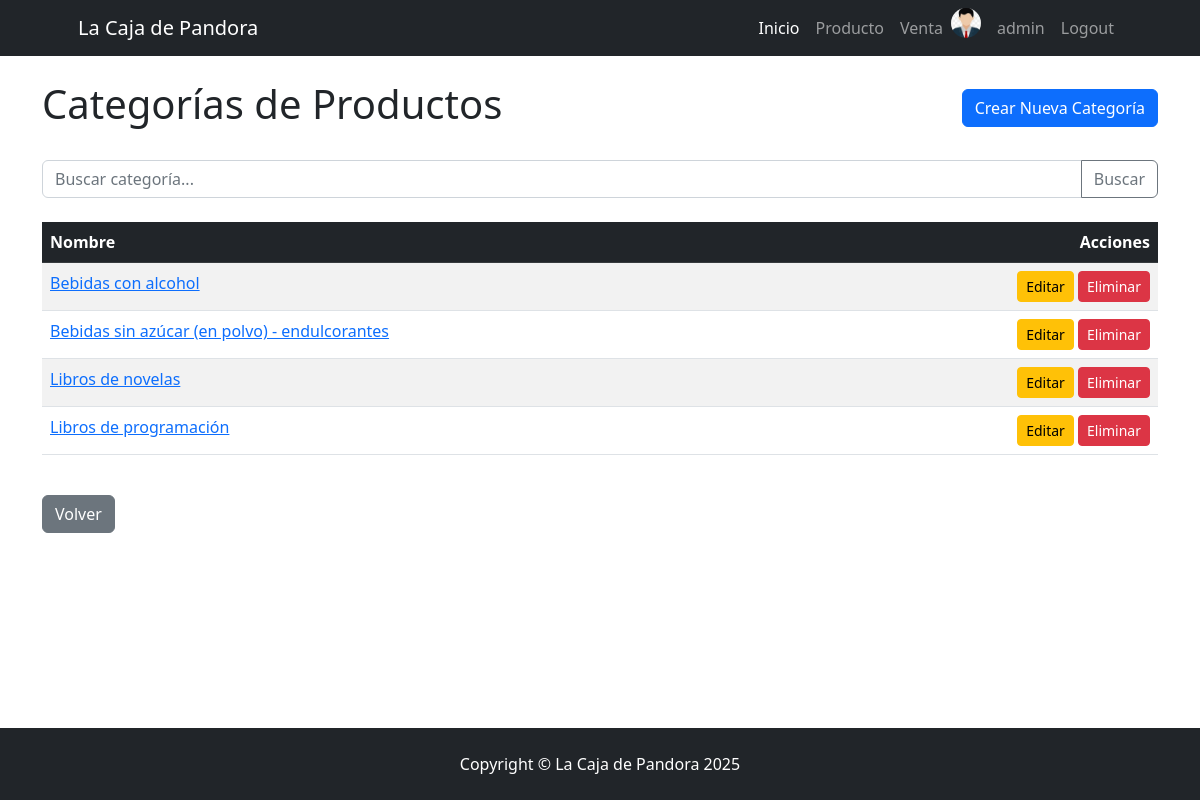
The app's page /producto/categoria/ (signed in) with its own data.
### venta/models.py (models this page shows, shortened)
class Vendedor(models.Model):
    usuario = models.OneToOneField(User, on_delete=models.CASCADE, related_name="vendedor")
    celular = models.CharField(max_length=50)
    avatar = models.ImageField(upload_to="avatares", blank=True, null=True)

### producto/models.py (models this page shows, shortened)
class Categoria(models.Model):
    nombre = models.CharField(max_length=200, unique=True)
    descripcion = models.TextField(verbose_name="descripción", null=True, blank=True)
    class Meta:
        ordering = ["nombre"]
        verbose_name = "Categoría de Producto"
        verbose_name_plural = "Categorías de Productos"

### producto/views/categoria.py (the view)
class CategoriaList(ListView):
    model = models.Categoria
    def get_queryset(self) -> QuerySet[Any]:
        busqueda = self.request.GET.get("busqueda")
        if busqueda:
            queryset = models.Categoria.objects.filter(nombre__icontains=busqueda)
        else:
            queryset = super().get_queryset()
        return queryset

### producto/templates/producto/categoria_list.html (shortened to what this page needs)
{% extends 'core/base.html' %}
{% block content %}
    <div class="d-flex justify-content-between align-items-center mb-4">
        <h1>Categorías de Productos</h1>
        <a href="{% url 'producto:categoria_create' %}" class="btn btn-primary">
            Crear Nueva Categoría
        </a>
    </div>
    <form method="get" class="mb-4">
        <div class="input-group">
            <input type="text" name="busqueda" class="form-control" placeholder="Buscar categoría..." value="{{ request.GET.busqueda }}">
            <button class="btn btn-outline-secondary" type="submit">Buscar</button>
        </div>
    </form>
    {% if object_list %}
        <div class="table-responsive">
            <table class="table table-striped table-hover">
                <thead class="table-dark">
                    <tr>
                        <th scope="col">Nombre</th>
                        <th scope="col" class="text-end">Acciones</th>
                    </tr>
                </thead>
                <tbody>
                    {% for categoria in object_list %}
                        <tr>
                            <td>
                                <a href="{% url 'producto:categoria_detail' categoria.id %}">{{ categoria.nombre }}</a>
                            </td>
                            <td class="text-end">
                                <a href="{% url 'producto:categoria_update' categoria.id %}" class="btn btn-warning btn-sm">Editar</a>
                                <a href="{% url 'producto:categoria_delete' categoria.id %}" class="btn btn-danger btn-sm">Eliminar</a>
                            </td>
                        </tr>
                    {% endfor %}
                </tbody>
            </table>
        </div>
    {% else %}
        <div class="alert alert-info text-center" role="alert">
            No se encontraron categorías. ¡Intenta crear una nueva!
        </div>
    {% endif %}
    <div class="mt-4">
        <a href="{% url 'producto:index' %}" class="btn btn-secondary">Volver</a>
    </div>
{% endblock content %}

### templates/navbar.html (shortened to what this page needs)
<nav class="navbar navbar-expand-lg navbar-dark bg-dark">
    <div class="container px-5">
        <a class="navbar-brand" href="{% url 'core:index' %}">La Caja de Pandora</a>
        <div class="collapse navbar-collapse" id="navbarSupportedContent">
            <ul class="navbar-nav ms-auto mb-2 mb-lg-0">
                <li class="nav-item"><a class="nav-link active" aria-current="page" href="{% url 'core:index' %}">Inicio</a></li>
                {% if user.is_authenticated %}
                    <li class="nav-item"><a class="nav-link" href="{% url 'producto:index' %}">Producto</a></li>
                    <li class="nav-item"><a class="nav-link" href="{% url 'venta:index' %}">Venta</a></li>
                    {% if user.vendedor.avatar %}
                        <img src="{{ user.vendedor.avatar.url }}" alt="avatar" class="rounded-circle me-2" style="height: 30px; width: 30px; object-fit: cover;">
                    {% else %}
                        <i class="bi bi-person-circle fs-4 me-2">😊</i>
                    {% endif %}
                    <li class="nav-item"><a class="nav-link" href="{% url 'core:profile' %}">{{ user.username }}</a></li>
                    <form action="{% url 'core:logout' %}" method="post">
                        <li class="nav-item"><button class="nav-link" type="submit">Logout</button></li>
                    </form>
                {% else %}
                    <li class="nav-item"><a class="nav-link" href="{% url 'core:login' %}">Login</a></li>
                    <li class="nav-item"><a class="nav-link" href="{% url 'core:register' %}">Registrarse</a></li>
                {% endif %}
            </ul>
        </div>
    </div>
</nav>

### records on screen
Categoria: nombre "Bebidas con alcohol"
Categoria: nombre "Bebidas sin azúcar (en polvo) - endulcorantes"
Categoria: nombre "Libros de novelas"
Categoria: nombre "Libros de programación"

### other values on screen
{{ user.username }} "admin"
